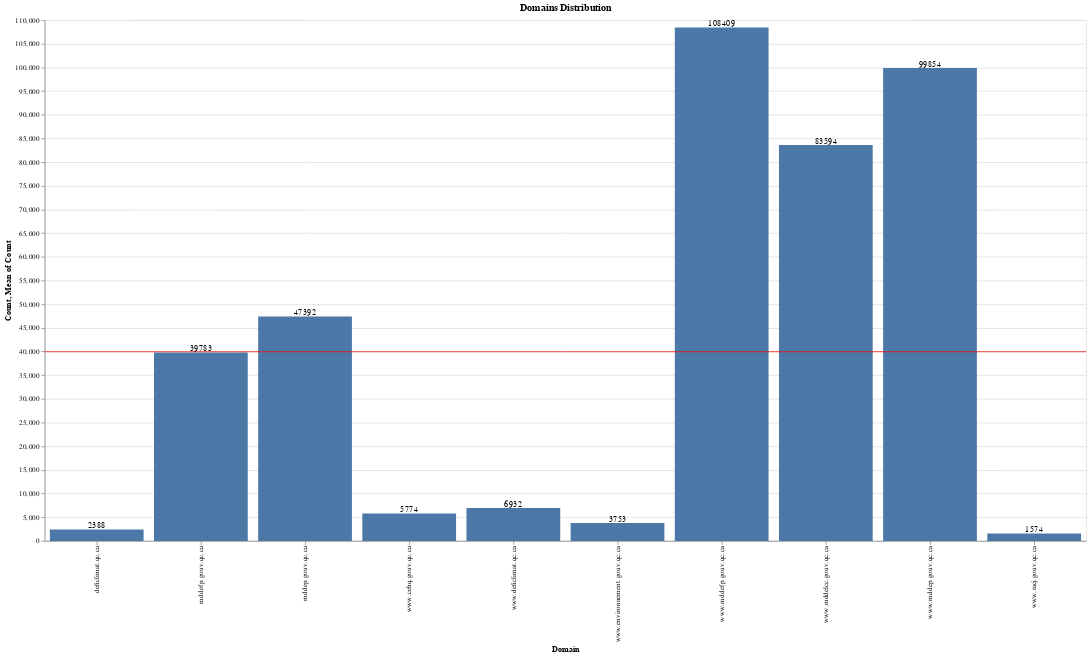

The cell this chart's notebook holds for it:
### Markdown cell above
#### How about the distribution of the top 10 domains?

Here we can see which domains are the most frequent within the web archive.

### Code cell
top_domains = domains.sort_values('count', ascending=False).head(10)

top_domains_bar = alt.Chart(top_domains).mark_bar().encode(
    x=alt.X('url:O', title='Domain'),
    y=alt.Y('count:Q', title='Count, Mean of Count')
)

top_domains_rule = alt.Chart(top_domains).mark_rule(color='red').encode(
    y='mean(count):Q'
)

top_domains_text = top_domains_bar.mark_text(
    align='center',
    baseline='bottom'
).encode(
    text='count:Q'
)

(top_domains_bar + top_domains_rule + top_domains_text).properties(width=1400, height=700, title='Domains Distribution')

### Figure 1 — Vega-Lite specification as saved in the notebook (floating-point values rounded to 4 significant figures)
{"config": {"view": {"continuousWidth": 400, "continuousHeight": 300}}, "layer": [{"mark": "bar", "encoding": {"x": {"type": "ordinal", "field": "url", "title": "Domain"}, "y": {"type": "quantitative", "field": "count", "title": "Count, Mean of Count"}}}, {"mark": {"type": "rule", "color": "red"}, "encoding": {"y": {"type": "quantitative", "aggregate": "mean", "field": "count"}}}, {"mark": {"type": "text", "align": "center", "baseline": "bottom"}, "encoding": {"text": {"type": "quantitative", "field": "count"}, "x": {"type": "ordinal", "field": "url", "title": "Domain"}, "y": {"type": "quantitative", "field": "count", "title": "Count, Mean of Count"}}}], "data": {"name": "data-183742ae6404317825e70f5eadaa9dc6"}, "height": 700, "title": "Domains Distribution", "width": 1400, "$schema": "https://vega.github.io/schema/vega-lite/v4.8.1.json", "datasets": {"data-183742ae6404317825e70f5eadaa9dc6": [{"url": "www.mddefp.gouv.qc.ca", "count": 108409}, {"url": "www.mddep.gouv.qc.ca", "count": 99854}, {"url": "www.mddelcc.gouv.qc.ca", "count": 83594}, {"url": "mddep.gouv.qc.ca", "count": 47392}, {"url": "mddefp.gouv.qc.ca", "count": 39783}, {"url": "www.deficlimat.qc.ca", "count": 6932}, {"url": "www.cehq.gouv.qc.ca", "count": 5774}, {"url": "www.environnement.gouv.qc.ca", "count": 3753}, {"url": "deficlimat.qc.ca", "count": 2388}, {"url": "www.racj.gouv.qc.ca", "count": 1574}]}}
